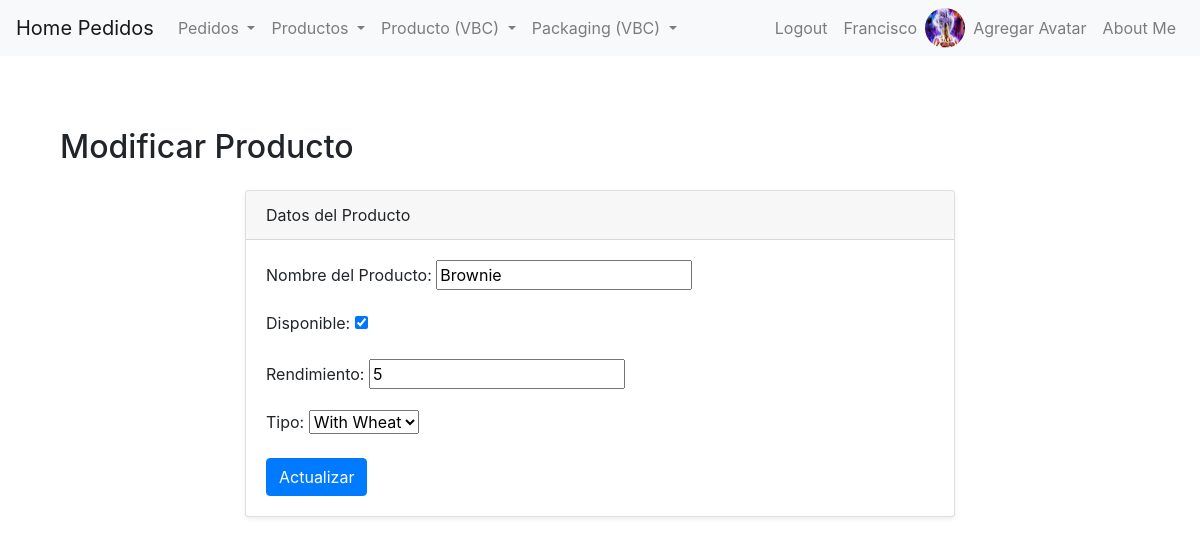
Screenshot of /pedidos/producto/update/1 (signed in) with the database file from the repository.
### pedidos/models.py (models this page shows, shortened)
class Avatar(models.Model):
    user = models.OneToOneField(User, on_delete=models.CASCADE, related_name='avatar')
    image = models.ImageField(upload_to='avatars/')

class Producto(models.Model):
    class Tipo(models.TextChoices):
        LIBRE_DE_GLUTEN = 'Gluten Free' , 'Gluten Free'
        VEGANO = 'Vegan' , 'Vegan'
        CONTIENE_TRIGO = 'With Wheat' , 'With Wheat'
        LIBRE_DE_AZUCAR = 'Sugar Free' , 'Sugar Free'
    nombre = models.CharField(max_length=100)
    disponible = models.BooleanField(default=True)
    rendimiento = models.IntegerField()
    tipo = models.CharField(
            max_length=50,
            choices=Tipo.choices,
            default=Tipo.CONTIENE_TRIGO,
    )
    descripcion = models.TextField(blank=True, null=True)

### pedidos/views.py (the view, shortened to what this page needs)
# urls.py: path("producto/update/<producto_id>", producto_update_view, name="producto-update"),
@login_required
def producto_update_view(request, producto_id):
    producto_a_editar = Producto.objects.filter(id=producto_id).first()
    if request.method == "GET":
        valores_iniciales = {
            "nombre": producto_a_editar.nombre,
            "disponible": producto_a_editar.disponible,
            "rendimiento": producto_a_editar.rendimiento,
            "tipo": producto_a_editar.tipo,
        }
        formulario = ProductoCreateForm(initial=valores_iniciales)
        contexto = {"form_producto_update": formulario, "OBJETO": producto_a_editar}
        return render(request, "pedidos/form-producto-update.html", contexto)

### pedidos/forms.py
class ProductoCreateForm(forms.ModelForm):
    class Meta:
        model = Producto
        fields = ['nombre', 'disponible', 'rendimiento', 'tipo']
        labels = {
            "nombre": "Nombre del Producto",
            "disponible": "Disponible",
            "rendimiento": "Rendimiento",
            "tipo": "Tipo",
        }

### pedidos/templates/pedidos/form-producto-update.html (shortened to what this page needs)
{% extends 'pedidos/base.html' %}
{% block content %}
<section class="py-5">
    <div class="container">
        <h2 class="mb-4">Modificar Producto</h2>
        <div class="row">
            <div class="col-lg-8 mx-auto">
                <div class="card shadow-sm">
                    <div class="card-header">
                        Datos del Producto
                    </div>
                    <div class="card-body">
                        <form method="POST" action="{% url 'producto-update' OBJETO.id %}">
                            {{ form_producto_update.as_p }}
                            <button type="buscar" class="btn btn-primary">Actualizar</button>
                        </form>
                    </div>
                </div>
            </div>
        </div>
    </div>
</section>
{% endblock %}

### pedidos/templates/pedidos/base.html (shortened to what this page needs)
{% load static %}
<!DOCTYPE html>
<html lang="en">
<head>
    <link rel="stylesheet" href="https://stackpath.bootstrapcdn.com/bootstrap/4.5.2/css/bootstrap.min.css">
</head>
<body>
    <nav class="navbar navbar-expand-lg navbar-light bg-light">
        <a class="navbar-brand" href="/pedidos"> Home Pedidos</a>
        <div class="collapse navbar-collapse" id="navbarNav">
            <ul class="navbar-nav">
                {% if user.is_authenticated %}
                <li class="nav-item dropdown">
                    <a class="nav-link dropdown-toggle" href="#" id="navbarDropdownMenuLinkPedido" role="button" data-toggle="dropdown" aria-haspopup="true" aria-expanded="false">
                        Pedidos
                    </a>
                </li>
                <li class="nav-item dropdown">
                    <a class="nav-link dropdown-toggle" href="#" id="navbarDropdownMenuLinkProducto" role="button" data-toggle="dropdown" aria-haspopup="true" aria-expanded="false">
                        Productos
                    </a>
                </li>
                  <li class="nav-item dropdown">
                    <a class="nav-link dropdown-toggle" href="#" id="navbarDropdownMenuLinkProducto" role="button" data-toggle="dropdown" aria-haspopup="true" aria-expanded="false">
                        Producto (VBC)
                    </a>
                </li>
            <li class="nav-item dropdown">
              <a class="nav-link dropdown-toggle" href="#" id="navbarDropdownMenuLinkPackaging" role="button" data-toggle="dropdown" aria-haspopup="true" aria-expanded="false">
                  Packaging (VBC)
              </a>
          </li>
          {% endif %}
        </ul>
        <ul class="navbar-nav ml-auto">
            {% if user.is_authenticated %}
                <li class="nav-item">
                    <a class="nav-link" href="{% url 'logout' %}">Logout</a>
                </li>
                <li class="nav-item">
                    <a class="nav-link" href="{% url 'editar-perfil' %}">{{ user }}</a>
                </li>
                <li class="nav-item">
                    {% if user.avatar.image %}
                    <img src="{{ user.avatar.image.url }}" alt="Avatar" style="height: 40px; width: 40px; border-radius: 50%;">
                    {% endif %}
                    <li class="nav-item">
                        <a href="{% url 'avatar_add' %}" class="nav-link">Agregar Avatar</a>
                    </li>
                </li>
            {% endif %}
                <li class="nav-item">
                    <a class="nav-link" href="{% url 'about' %}">About Me</a>
                </li>
        </ul>
        </div>
    </nav>
    <div class="container mt-4">
        {% block content %}{% endblock content %}
    </div>
</body>
</html>

### rows the page displays
Producto: nombre "Brownie", disponible "☑", rendimiento "5", tipo "With Wheat"

### other values shown
{{ user }} "Francisco"
